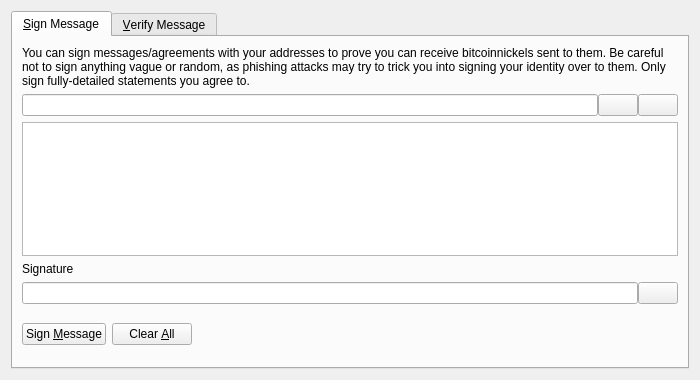
<?xml version="1.0" encoding="UTF-8"?>
<ui version="4.0">
 <class>SignVerifyMessageDialog</class>
 <widget class="QDialog" name="SignVerifyMessageDialog">
  <property name="geometry">
   <rect>
    <x>0</x>
    <y>0</y>
    <width>700</width>
    <height>380</height>
   </rect>
  </property>
  <property name="windowTitle">
   <string>Signatures - Sign / Verify a Message</string>
  </property>
  <property name="modal">
   <bool>true</bool>
  </property>
  <layout class="QVBoxLayout" name="verticalLayout">
   <item>
    <widget class="QTabWidget" name="tabWidget">
     <property name="currentIndex">
      <number>0</number>
     </property>
     <widget class="QWidget" name="tabSignMessage">
      <attribute name="title">
       <string>&amp;Sign Message</string>
      </attribute>
      <layout class="QVBoxLayout" name="verticalLayout_SM">
       <item>
        <widget class="QLabel" name="infoLabel_SM">
         <property name="text">
          <string>You can sign messages/agreements with your addresses to prove you can receive bitcoinnickels sent to them. Be careful not to sign anything vague or random, as phishing attacks may try to trick you into signing your identity over to them. Only sign fully-detailed statements you agree to.</string>
         </property>
         <property name="textFormat">
          <enum>Qt::PlainText</enum>
         </property>
         <property name="wordWrap">
          <bool>true</bool>
         </property>
        </widget>
       </item>
       <item>
        <layout class="QHBoxLayout" name="horizontalLayout_1_SM">
         <property name="spacing">
          <number>0</number>
         </property>
         <item>
          <widget class="QValidatedLineEdit" name="addressIn_SM">
           <property name="toolTip">
            <string>The BitcoinNickel address to sign the message with</string>
           </property>
          </widget>
         </item>
         <item>
          <widget class="QPushButton" name="addressBookButton_SM">
           <property name="toolTip">
            <string>Choose previously used address</string>
           </property>
           <property name="text">
            <string/>
           </property>
           <property name="icon">
            <iconset resource="../bitcoinnickel.qrc">
             <normaloff>:/icons/address-book</normaloff>:/icons/address-book</iconset>
           </property>
           <property name="shortcut">
            <string>Alt+A</string>
           </property>
           <property name="autoDefault">
            <bool>false</bool>
           </property>
          </widget>
         </item>
         <item>
          <widget class="QPushButton" name="pasteButton_SM">
           <property name="toolTip">
            <string>Paste address from clipboard</string>
           </property>
           <property name="text">
            <string/>
           </property>
           <property name="icon">
            <iconset resource="../bitcoinnickel.qrc">
             <normaloff>:/icons/editpaste</normaloff>:/icons/editpaste</iconset>
           </property>
           <property name="shortcut">
            <string>Alt+P</string>
           </property>
           <property name="autoDefault">
            <bool>false</bool>
           </property>
          </widget>
         </item>
        </layout>
       </item>
       <item>
        <widget class="QPlainTextEdit" name="messageIn_SM">
         <property name="toolTip">
          <string>Enter the message you want to sign here</string>
         </property>
        </widget>
       </item>
       <item>
        <widget class="QLabel" name="signatureLabel_SM">
         <property name="text">
          <string>Signature</string>
         </property>
         <property name="textFormat">
          <enum>Qt::PlainText</enum>
         </property>
        </widget>
       </item>
       <item>
        <layout class="QHBoxLayout" name="horizontalLayout_2_SM">
         <property name="spacing">
          <number>0</number>
         </property>
         <item>
          <widget class="QLineEdit" name="signatureOut_SM">
           <property name="font">
            <font>
             <italic>true</italic>
            </font>
           </property>
           <property name="readOnly">
            <bool>true</bool>
           </property>
          </widget>
         </item>
         <item>
          <widget class="QPushButton" name="copySignatureButton_SM">
           <property name="toolTip">
            <string>Copy the current signature to the system clipboard</string>
           </property>
           <property name="text">
            <string/>
           </property>
           <property name="icon">
            <iconset resource="../bitcoinnickel.qrc">
             <normaloff>:/icons/editcopy</normaloff>:/icons/editcopy</iconset>
           </property>
           <property name="autoDefault">
            <bool>false</bool>
           </property>
          </widget>
         </item>
        </layout>
       </item>
       <item>
        <layout class="QHBoxLayout" name="horizontalLayout_3_SM">
         <item>
          <widget class="QPushButton" name="signMessageButton_SM">
           <property name="toolTip">
            <string>Sign the message to prove you own this BitcoinNickel address</string>
           </property>
           <property name="text">
            <string>Sign &amp;Message</string>
           </property>
           <property name="icon">
            <iconset resource="../bitcoinnickel.qrc">
             <normaloff>:/icons/edit</normaloff>:/icons/edit</iconset>
           </property>
           <property name="autoDefault">
            <bool>false</bool>
           </property>
          </widget>
         </item>
         <item>
          <widget class="QPushButton" name="clearButton_SM">
           <property name="toolTip">
            <string>Reset all sign message fields</string>
           </property>
           <property name="text">
            <string>Clear &amp;All</string>
           </property>
           <property name="icon">
            <iconset resource="../bitcoinnickel.qrc">
             <normaloff>:/icons/remove</normaloff>:/icons/remove</iconset>
           </property>
           <property name="autoDefault">
            <bool>false</bool>
           </property>
          </widget>
         </item>
         <item>
          <spacer name="horizontalSpacer_1_SM">
           <property name="orientation">
            <enum>Qt::Horizontal</enum>
           </property>
           <property name="sizeHint" stdset="0">
            <size>
             <width>40</width>
             <height>48</height>
            </size>
           </property>
          </spacer>
         </item>
         <item>
          <widget class="QLabel" name="statusLabel_SM">
           <property name="font">
            <font>
             <weight>75</weight>
             <bold>true</bold>
            </font>
           </property>
           <property name="text">
            <string/>
           </property>
           <property name="wordWrap">
            <bool>true</bool>
           </property>
          </widget>
         </item>
         <item>
          <spacer name="horizontalSpacer_2_SM">
           <property name="orientation">
            <enum>Qt::Horizontal</enum>
           </property>
           <property name="sizeHint" stdset="0">
            <size>
             <width>40</width>
             <height>48</height>
            </size>
           </property>
          </spacer>
         </item>
        </layout>
       </item>
      </layout>
     </widget>
     <widget class="QWidget" name="tabVerifyMessage">
      <attribute name="title">
       <string>&amp;Verify Message</string>
      </attribute>
      <layout class="QVBoxLayout" name="verticalLayout_VM">
       <item>
        <widget class="QLabel" name="infoLabel_VM">
         <property name="text">
          <string>Enter the receiver's address, message (ensure you copy line breaks, spaces, tabs, etc. exactly) and signature below to verify the message. Be careful not to read more into the signature than what is in the signed message itself, to avoid being tricked by a man-in-the-middle attack. Note that this only proves the signing party receives with the address, it cannot prove sendership of any transaction!</string>
         </property>
         <property name="textFormat">
          <enum>Qt::PlainText</enum>
         </property>
         <property name="alignment">
          <set>Qt::AlignLeading|Qt::AlignLeft|Qt::AlignTop</set>
         </property>
         <property name="wordWrap">
          <bool>true</bool>
         </property>
        </widget>
       </item>
       <item>
        <layout class="QHBoxLayout" name="horizontalLayout_1_VM">
         <property name="spacing">
          <number>0</number>
         </property>
         <item>
          <widget class="QValidatedLineEdit" name="addressIn_VM">
           <property name="toolTip">
            <string>The BitcoinNickel address the message was signed with</string>
           </property>
          </widget>
         </item>
         <item>
          <widget class="QPushButton" name="addressBookButton_VM">
           <property name="toolTip">
            <string>Choose previously used address</string>
           </property>
           <property name="text">
            <string/>
           </property>
           <property name="icon">
            <iconset resource="../bitcoinnickel.qrc">
             <normaloff>:/icons/address-book</normaloff>:/icons/address-book</iconset>
           </property>
           <property name="shortcut">
            <string>Alt+A</string>
           </property>
           <property name="autoDefault">
            <bool>false</bool>
           </property>
          </widget>
         </item>
        </layout>
       </item>
       <item>
        <widget class="QPlainTextEdit" name="messageIn_VM"/>
       </item>
       <item>
        <widget class="QValidatedLineEdit" name="signatureIn_VM"/>
       </item>
       <item>
        <layout class="QHBoxLayout" name="horizontalLayout_2_VM">
         <item>
          <widget class="QPushButton" name="verifyMessageButton_VM">
           <property name="toolTip">
            <string>Verify the message to ensure it was signed with the specified BitcoinNickel address</string>
           </property>
           <property name="text">
            <string>Verify &amp;Message</string>
           </property>
           <property name="icon">
            <iconset resource="../bitcoinnickel.qrc">
             <normaloff>:/icons/transaction_0</normaloff>:/icons/transaction_0</iconset>
           </property>
           <property name="autoDefault">
            <bool>false</bool>
           </property>
          </widget>
         </item>
         <item>
          <widget class="QPushButton" name="clearButton_VM">
           <property name="toolTip">
            <string>Reset all verify message fields</string>
           </property>
           <property name="text">
            <string>Clear &amp;All</string>
           </property>
           <property name="icon">
            <iconset resource="../bitcoinnickel.qrc">
             <normaloff>:/icons/remove</normaloff>:/icons/remove</iconset>
           </property>
           <property name="autoDefault">
            <bool>false</bool>
           </property>
          </widget>
         </item>
         <item>
          <spacer name="horizontalSpacer_1_VM">
           <property name="orientation">
            <enum>Qt::Horizontal</enum>
           </property>
           <property name="sizeHint" stdset="0">
            <size>
             <width>40</width>
             <height>48</height>
            </size>
           </property>
          </spacer>
         </item>
         <item>
          <widget class="QLabel" name="statusLabel_VM">
           <property name="font">
            <font>
             <weight>75</weight>
             <bold>true</bold>
            </font>
           </property>
           <property name="text">
            <string/>
           </property>
           <property name="wordWrap">
            <bool>true</bool>
           </property>
          </widget>
         </item>
         <item>
          <spacer name="horizontalSpacer_2_VM">
           <property name="orientation">
            <enum>Qt::Horizontal</enum>
           </property>
           <property name="sizeHint" stdset="0">
            <size>
             <width>40</width>
             <height>48</height>
            </size>
           </property>
          </spacer>
         </item>
        </layout>
       </item>
      </layout>
     </widget>
    </widget>
   </item>
  </layout>
 </widget>
 <customwidgets>
  <customwidget>
   <class>QValidatedLineEdit</class>
   <extends>QLineEdit</extends>
   <header>qt/qvalidatedlineedit.h</header>
  </customwidget>
 </customwidgets>
 <resources>
  <include location="../bitcoinnickel.qrc"/>
 </resources>
 <connections/>
</ui>
